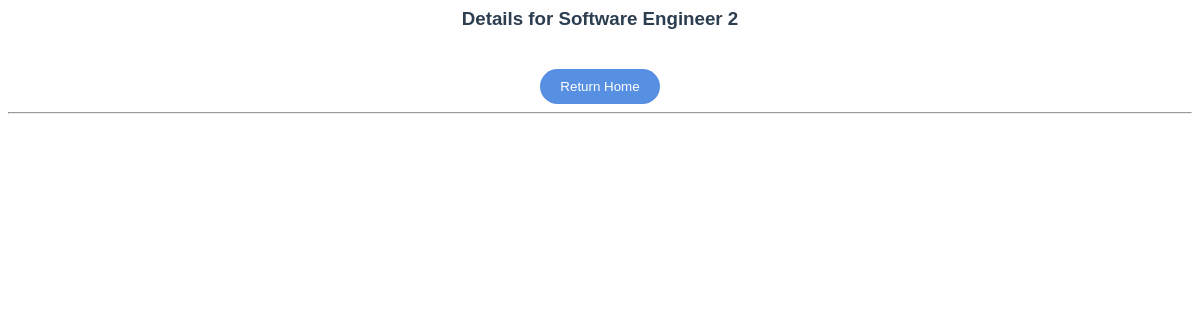
The page /recruiter/post/view/5 on the database as committed earlier.
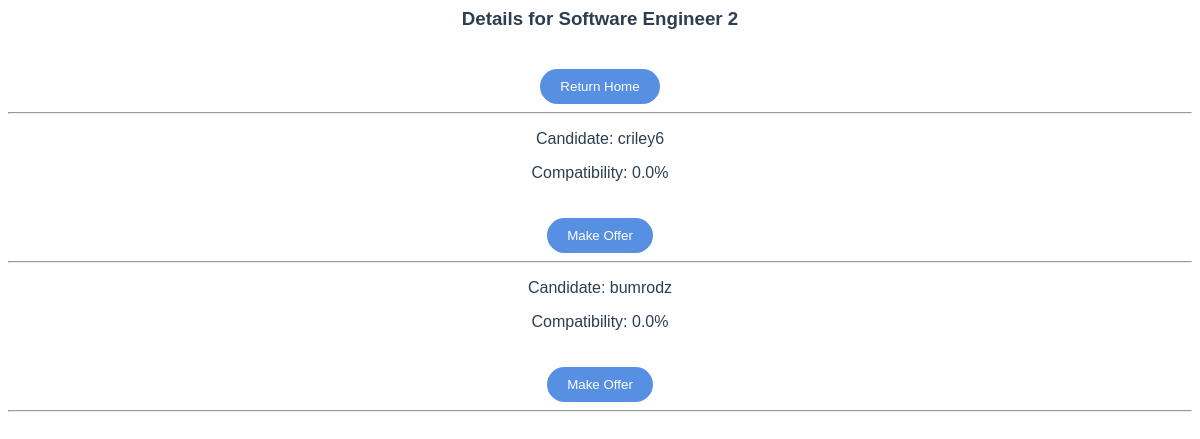
The same page on the database as committed later.
### users/models.py (models this page shows)
class Candidate(models.Model):
    user = models.OneToOneField(User, on_delete=models.CASCADE, primary_key=True)
    name = models.CharField(max_length=200, default='')
    bio = models.CharField(max_length=500, default='')
    zipcode = models.PositiveIntegerField(default=0)
    skills = models.CharField(max_length=200, default='')
    experience = models.IntegerField(default=0)
    github = models.CharField(max_length=100, default='')
    education = models.CharField(max_length=100, default='')
    def __str__(self):
        return self.user.username

class User(AbstractUser):
    is_candidate = models.BooleanField(default = False)
    is_recruiter = models.BooleanField(default = False)

### users/views.py (the view)
# urls.py: path('recruiter/post/view/<int:pk>', PostDetailView, name='recruiter_post_detail_view'),
def PostDetailView(request, pk):
    post = get_object_or_404(Post, pk=pk)
    matching = {}
    for candidate in post.interests.all():
        total = 0
        for s1 in candidate.skills.split(", "):
            for s2 in post.skills.split(", "):
                if( s1 == s2 ):
                    total += 1
        x = (total / 5) * 100
        if total > 5:
            x = 100
        matching[candidate] = x
    context = {}
    context['post'] = post
    context['matching'] = matching
    return render(request, 'recruiter/post_details.html', context)

### users/templates/recruiter/post_details.html (shortened to what this page needs)
{% load static %} <html lang="en">
<head>
    <link rel="stylesheet" type="text/css" href="{% static 'css/style.css' %}">
</head>
<body>
    <h3>Details for {{post.position_title}}</h3>
    <button><a href="/">Return Home</a></button>
    <hr>
    {% for key, value in matching.items %}
        <p> Candidate: {{key}} </p>
        <p>Compatibility: {{value}}%</p>
        <button><a href="/recruiter/post/offer/create?post_id={{post.id}}&user_id={{key.user.id}}">Make Offer</a></button>
        <hr>
    {% endfor %}
</body>
</html>

Rows that differ between the two databases and show on the page:
added Candidate: user_id.username "criley6", value "0.0"
added Candidate: user_id.username "bumrodz", value "0.0"
